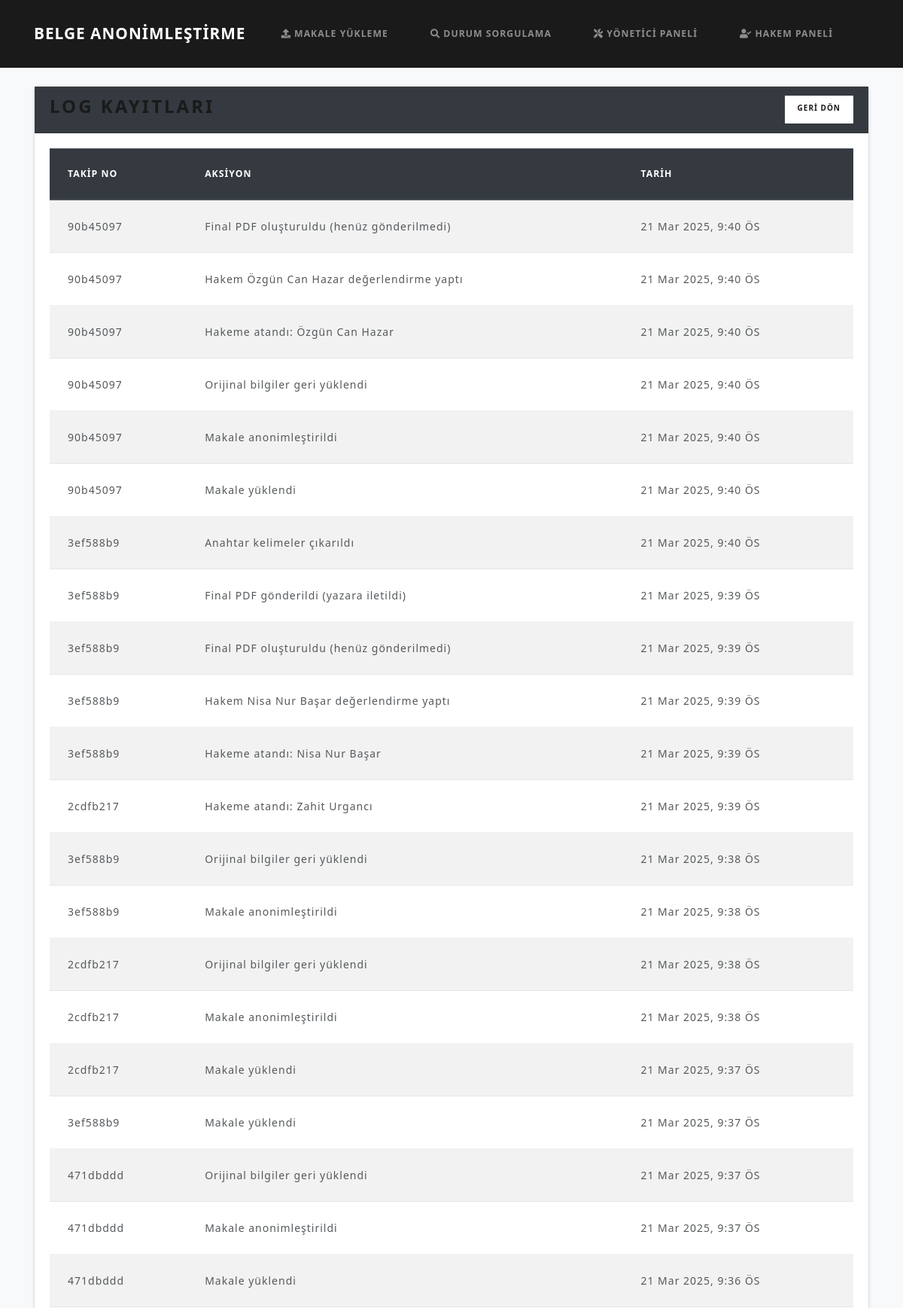
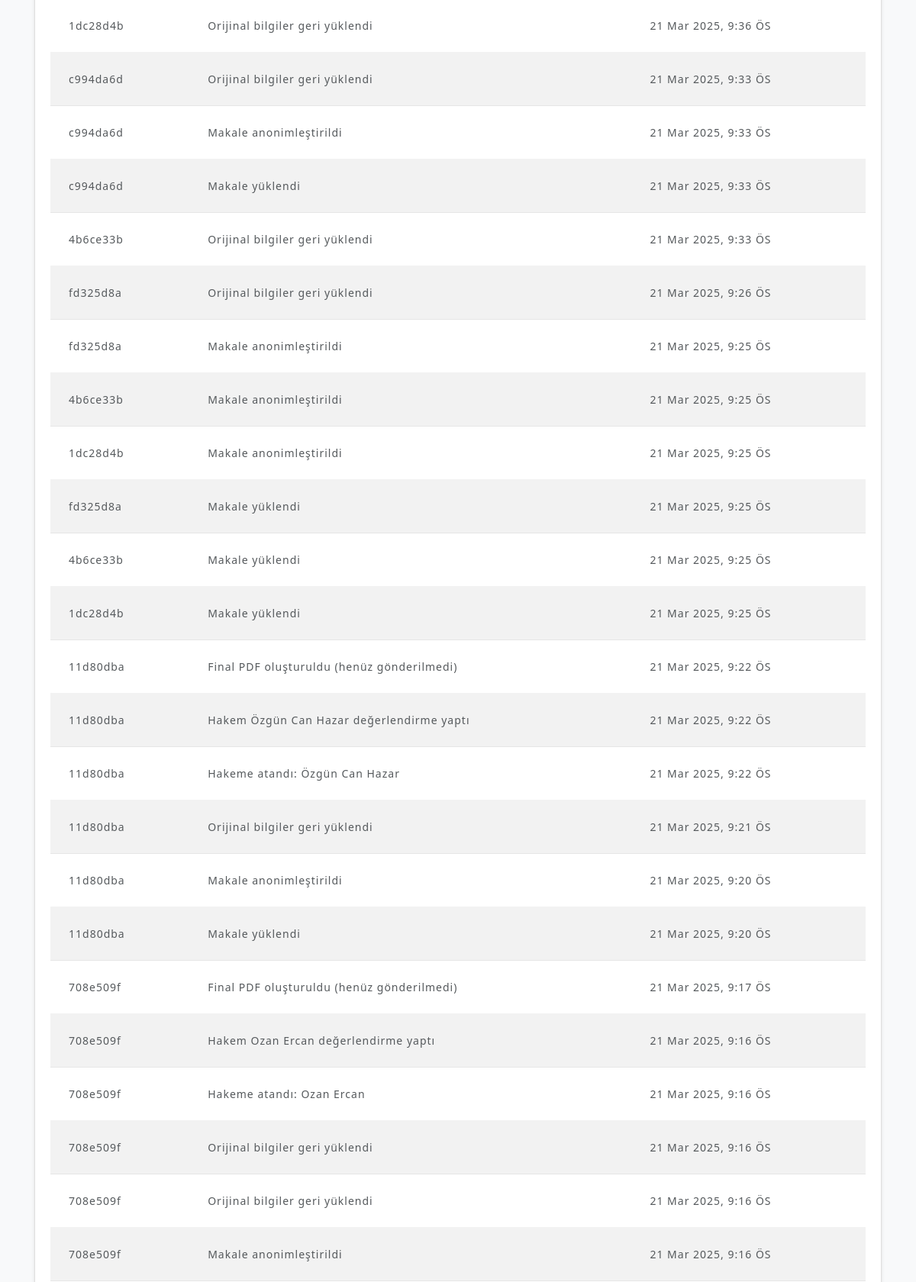
The page /makalesistemi/yonetici/logs/ (upper part) on the database its author committed (2 pictures, top to bottom).
### papers/models.py (models this page shows, shortened)
class Log(models.Model):
    submission = models.ForeignKey(Submission, on_delete=models.CASCADE)
    action = models.CharField(max_length=200)
    timestamp = models.DateTimeField(default=timezone.now)

class Submission(models.Model):
    tracking_number = models.CharField(max_length=50, unique=True)
    email_hash = models.CharField(max_length=64)
    encrypted_filename = models.TextField(null=True, blank=True)
    original_pdf = models.FileField(upload_to='uploads/')
    revised_pdf = models.FileField(upload_to='uploads/', null=True, blank=True)
    anonymized_pdf = models.FileField(upload_to='anonymized/', null=True, blank=True)
    final_pdf = models.FileField(upload_to='final/', null=True, blank=True)
    final_sent = models.BooleanField(default=False)  # Final PDF gönderildi mi?
    extracted_keywords = models.TextField(blank=True, null=True)
    subtopics = models.ManyToManyField(Subtopic, blank=True, related_name='submissions')
    status = models.CharField(max_length=50, choices=STATUS_CHOICES, default='Gönderildi')
    review = models.TextField(null=True, blank=True)
    reviewer = models.ForeignKey(Reviewer, null=True, blank=True, on_delete=models.SET_NULL)
    timestamp = models.DateTimeField(default=timezone.now)
    reviewed_pdf = models.FileField(upload_to='reviewed/', null=True, blank=True)  # Yeni alan
    anonymized_data = models.TextField(null=True, blank=True)
    restored = models.BooleanField(default=False)

### papers/views.py (the view)
# urls.py: path('makalesistemi/yonetici/logs/', views.editor_logs, name='editor_logs'),
def editor_logs(request):
    logs = Log.objects.all().order_by('-timestamp')
    return render(request, 'editor_logs.html', {'logs': logs})

### templates/editor_logs.html
{% extends 'base.html' %}
{% block content %}
<div class="card">
  <div class="card-header bg-dark text-white d-flex justify-content-between">
    <h3>Log Kayıtları</h3>
    <a href="{% url 'editor_dashboard' %}" class="btn btn-light btn-sm">GERİ DÖN</a>
  </div>
  <div class="card-body">
    {% if logs %}
    <div class="table-responsive">
      <table class="table table-striped">
        <thead class="thead-dark">
          <tr>
            <th>Takip No</th>
            <th>Aksiyon</th>
            <th>Tarih</th>
          </tr>
        </thead>
        <tbody>
          {% for log in logs %}
          <tr>
            <td>{{ log.submission.tracking_number }}</td>
            <td>{{ log.action }}</td>
            <td>{{ log.timestamp|date:"d M Y, g:i A" }}</td>
          </tr>
          {% endfor %}
        </tbody>
      </table>
    </div>
    {% else %}
    <p>Log kaydı bulunamadı.</p>
    {% endif %}
  </div>
</div>
{% endblock %}

### static/css/style.css (style rules this page uses)
html, body { height: 100%; margin: 0; padding: 0; background-color: #f8f9fa; font-family: "Segoe UI", Tahoma, Geneva, Verdana, sans-serif; }
.card { margin-bottom: 20px; border-radius: 5px; box-shadow: 0 2px 4px rgba(0, 0, 0, 0.1); }

### rows shown on the page
Log: submission.tracking_number "90b45097", action "Final PDF oluşturuldu (henüz gönderilmedi)", timestamp "21 Mar 2025, 9:40 ÖS"
Log: submission.tracking_number "90b45097", action "Hakem Özgün Can Hazar değerlendirme yaptı", timestamp "21 Mar 2025, 9:40 ÖS"
Log: submission.tracking_number "90b45097", action "Hakeme atandı: Özgün Can Hazar", timestamp "21 Mar 2025, 9:40 ÖS"
Log: submission.tracking_number "90b45097", action "Orijinal bilgiler geri yüklendi", timestamp "21 Mar 2025, 9:40 ÖS"
Log: submission.tracking_number "90b45097", action "Makale anonimleştirildi", timestamp "21 Mar 2025, 9:40 ÖS"
Log: submission.tracking_number "90b45097", action "Makale yüklendi", timestamp "21 Mar 2025, 9:40 ÖS"
Log: submission.tracking_number "3ef588b9", action "Anahtar kelimeler çıkarıldı", timestamp "21 Mar 2025, 9:40 ÖS"
Log: submission.tracking_number "3ef588b9", action "Final PDF gönderildi (yazara iletildi)", timestamp "21 Mar 2025, 9:39 ÖS"
Log: submission.tracking_number "3ef588b9", action "Final PDF oluşturuldu (henüz gönderilmedi)", timestamp "21 Mar 2025, 9:39 ÖS"
Log: submission.tracking_number "3ef588b9", action "Hakem Nisa Nur Başar değerlendirme yaptı", timestamp "21 Mar 2025, 9:39 ÖS"
Log: submission.tracking_number "3ef588b9", action "Hakeme atandı: Nisa Nur Başar", timestamp "21 Mar 2025, 9:39 ÖS"
Log: submission.tracking_number "2cdfb217", action "Hakeme atandı: Zahit Urgancı", timestamp "21 Mar 2025, 9:39 ÖS"
Log: submission.tracking_number "3ef588b9", action "Orijinal bilgiler geri yüklendi", timestamp "21 Mar 2025, 9:38 ÖS"
Log: submission.tracking_number "3ef588b9", action "Makale anonimleştirildi", timestamp "21 Mar 2025, 9:38 ÖS"
Log: submission.tracking_number "2cdfb217", action "Orijinal bilgiler geri yüklendi", timestamp "21 Mar 2025, 9:38 ÖS"
Log: submission.tracking_number "2cdfb217", action "Makale anonimleştirildi", timestamp "21 Mar 2025, 9:38 ÖS"
Log: submission.tracking_number "2cdfb217", action "Makale yüklendi", timestamp "21 Mar 2025, 9:37 ÖS"
Log: submission.tracking_number "3ef588b9", action "Makale yüklendi", timestamp "21 Mar 2025, 9:37 ÖS"
Log: submission.tracking_number "471dbddd", action "Orijinal bilgiler geri yüklendi", timestamp "21 Mar 2025, 9:37 ÖS"
Log: submission.tracking_number "471dbddd", action "Makale anonimleştirildi", timestamp "21 Mar 2025, 9:37 ÖS"
Log: submission.tracking_number "471dbddd", action "Makale yüklendi", timestamp "21 Mar 2025, 9:36 ÖS"
Log: submission.tracking_number "1dc28d4b", action "Orijinal bilgiler geri yüklendi", timestamp "21 Mar 2025, 9:36 ÖS"
Log: submission.tracking_number "c994da6d", action "Orijinal bilgiler geri yüklendi", timestamp "21 Mar 2025, 9:33 ÖS"
Log: submission.tracking_number "c994da6d", action "Makale anonimleştirildi", timestamp "21 Mar 2025, 9:33 ÖS"
Log: submission.tracking_number "c994da6d", action "Makale yüklendi", timestamp "21 Mar 2025, 9:33 ÖS"
Log: submission.tracking_number "4b6ce33b", action "Orijinal bilgiler geri yüklendi", timestamp "21 Mar 2025, 9:33 ÖS"
Log: submission.tracking_number "fd325d8a", action "Orijinal bilgiler geri yüklendi", timestamp "21 Mar 2025, 9:26 ÖS"
Log: submission.tracking_number "fd325d8a", action "Makale anonimleştirildi", timestamp "21 Mar 2025, 9:25 ÖS"
Log: submission.tracking_number "4b6ce33b", action "Makale anonimleştirildi", timestamp "21 Mar 2025, 9:25 ÖS"
Log: submission.tracking_number "1dc28d4b", action "Makale anonimleştirildi", timestamp "21 Mar 2025, 9:25 ÖS"
Log: submission.tracking_number "fd325d8a", action "Makale yüklendi", timestamp "21 Mar 2025, 9:25 ÖS"
Log: submission.tracking_number "4b6ce33b", action "Makale yüklendi", timestamp "21 Mar 2025, 9:25 ÖS"
Log: submission.tracking_number "1dc28d4b", action "Makale yüklendi", timestamp "21 Mar 2025, 9:25 ÖS"
Log: submission.tracking_number "11d80dba", action "Final PDF oluşturuldu (henüz gönderilmedi)", timestamp "21 Mar 2025, 9:22 ÖS"
Log: submission.tracking_number "11d80dba", action "Hakem Özgün Can Hazar değerlendirme yaptı", timestamp "21 Mar 2025, 9:22 ÖS"
Log: submission.tracking_number "11d80dba", action "Hakeme atandı: Özgün Can Hazar", timestamp "21 Mar 2025, 9:22 ÖS"
Log: submission.tracking_number "11d80dba", action "Orijinal bilgiler geri yüklendi", timestamp "21 Mar 2025, 9:21 ÖS"
Log: submission.tracking_number "11d80dba", action "Makale anonimleştirildi", timestamp "21 Mar 2025, 9:20 ÖS"
Log: submission.tracking_number "11d80dba", action "Makale yüklendi", timestamp "21 Mar 2025, 9:20 ÖS"
Log: submission.tracking_number "708e509f", action "Final PDF oluşturuldu (henüz gönderilmedi)", timestamp "21 Mar 2025, 9:17 ÖS"
Log: submission.tracking_number "708e509f", action "Hakem Ozan Ercan değerlendirme yaptı", timestamp "21 Mar 2025, 9:16 ÖS"
Log: submission.tracking_number "708e509f", action "Hakeme atandı: Ozan Ercan", timestamp "21 Mar 2025, 9:16 ÖS"
Log: submission.tracking_number "708e509f", action "Orijinal bilgiler geri yüklendi", timestamp "21 Mar 2025, 9:16 ÖS"
Log: submission.tracking_number "708e509f", action "Orijinal bilgiler geri yüklendi", timestamp "21 Mar 2025, 9:16 ÖS"
Log: submission.tracking_number "708e509f", action "Makale anonimleştirildi", timestamp "21 Mar 2025, 9:16 ÖS"
